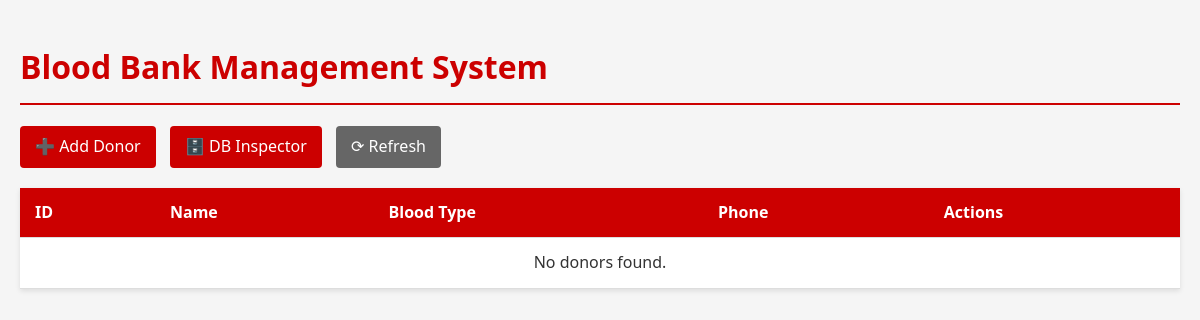
Before: / with the older database file.
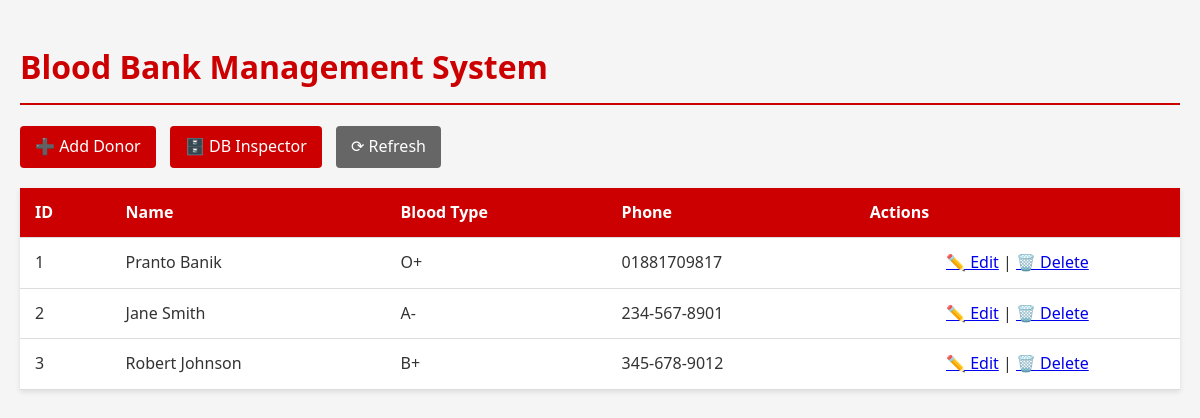
After: the same page with the newer database file.
### tables this page shows
CREATE TABLE donors (
    donor_id INT AUTO_INCREMENT PRIMARY KEY,
    first_name VARCHAR(100) NOT NULL,
    last_name VARCHAR(100) NOT NULL,
    email VARCHAR(100) UNIQUE,
    phone VARCHAR(20) NOT NULL,
    date_of_birth DATE NOT NULL,
    gender ENUM('Male', 'Female', 'Other') NOT NULL,
    blood_type ENUM('A+', 'A-', 'B+', 'B-', 'AB+', 'AB-', 'O+', 'O-') NOT NULL,
    address TEXT,
    city VARCHAR(100),
    last_donation_date DATE,
    health_conditions TEXT,
    is_active BOOLEAN DEFAULT TRUE,
    created_at TIMESTAMP DEFAULT CURRENT_TIMESTAMP
);

### index.php (the view, shortened to what this page needs)
<?php
include 'db_connect.php';
$result = $conn->query("SELECT * FROM donors ORDER BY donor_id");
?>
<!DOCTYPE html>
<html lang="en">
<head>
    <link rel="stylesheet" href="css/style.css">
</head>
<body>
    <h1>Blood Bank Management System</h1>
    <div class="actions">
        <a href="add_donor.php" class="btn">➕ Add Donor</a>
        <a href="db_inspector.php" class="btn">🗄️ DB Inspector</a>
        <a href="index.php" class="btn secondary">⟳ Refresh</a>
    </div>
    <table>
        <thead>
            <tr>
                <th>ID</th><th>Name</th><th>Blood Type</th><th>Phone</th><th>Actions</th>
            </tr>
        </thead>
        <tbody>
        <?php if ($result->num_rows > 0): ?>
            <?php while ($row = $result->fetch_assoc()): ?>
                <tr>
                    <td><?= $row['donor_id'] ?></td>
                    <td><?= $row['first_name'] . ' ' . $row['last_name'] ?></td>
                    <td><?= $row['blood_type'] ?></td>
                    <td><?= $row['phone'] ?></td>
                    <td class="center">
                        <a href="edit_donor.php?id=<?= $row['donor_id'] ?>">✏️ Edit</a> |
                        <a href="delete_donor.php?id=<?= $row['donor_id'] ?>"
                           onclick="return confirm('Delete this donor?');">🗑️ Delete</a>
                    </td>
                </tr>
            <?php endwhile; ?>
        <?php else: ?>
            <tr><td colspan="5" class="center">No donors found.</td></tr>
        <?php endif; ?>
        </tbody>
    </table>
</body>
</html>

### css/style.css (style rules this page uses)
body { font-family: 'Segoe UI', Tahoma, Geneva, Verdana, sans-serif; line-height: 1.6; margin: 0; padding: 20px; background-color: #f5f5f5; color: #333; }
h1 { color: #c00; border-bottom: 2px solid #c00; padding-bottom: 10px; }
.actions { margin: 20px 0; }
.btn { display: inline-block; padding: 8px 15px; background: #c00; color: white; text-decoration: none; border-radius: 4px; margin-right: 10px; transition: background 0.3s; }
.btn.secondary { background: #666; }
table { width: 100%; border-collapse: collapse; background: white; box-shadow: 0 2px 5px rgba(0,0,0,0.1); }
th, td { padding: 12px 15px; text-align: left; border-bottom: 1px solid #ddd; }
th { background-color: #c00; color: white; }
.center { text-align: center; }

Changed rows visible on the page:
added donors: donor_id "1", first_name "Pranto", last_name "Banik", blood_type "O+", phone "01881709817"
added donors: donor_id "2", first_name "Jane", last_name "Smith", blood_type "A-", phone "234-567-8901"
added donors: donor_id "3", first_name "Robert", last_name "Johnson", blood_type "B+", phone "345-678-9012"
Other visible differences:
text no longer shown: "No donors found."
